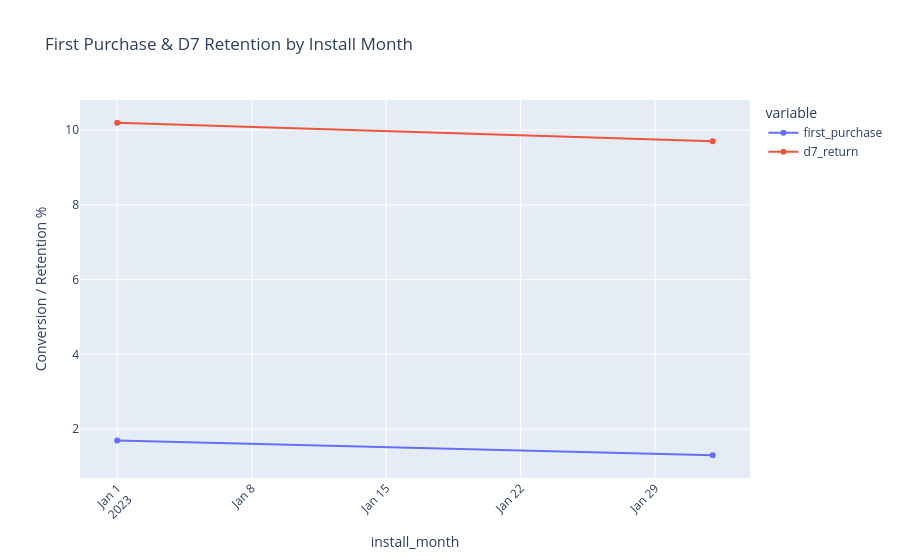

This figure's notebook cell:
### Markdown cell above
#### Monthly cohort funnel comparison

### Code cell
df['install_month'] = df['install_date'].dt.to_period('M')

cohort_funnel = df.groupby('install_month').agg({
    'registered': 'mean',
    'tutorial_completed': 'mean',
    'first_game_played': 'mean',
    'first_purchase': 'mean',
    'd1_return': 'mean',
    'd7_return': 'mean',
    'd30_return': 'mean'
}).reset_index()

# Convert Period to string or datetime for Plotly
cohort_funnel['install_month'] = cohort_funnel['install_month'].astype(str)

# Convert to percentage
for col in cohort_funnel.columns[1:]:
    cohort_funnel[col] = (cohort_funnel[col] * 100).round(1)

print("Monthly cohort conversion rates (%):")
display(cohort_funnel)

# Line chart – First Purchase & D7 retention over time
fig_cohort = px.line(
    cohort_funnel,
    x='install_month',
    y=['first_purchase', 'd7_return'],
    title='First Purchase & D7 Retention by Install Month',
    markers=True
)

fig_cohort.update_layout(
    yaxis_title="Conversion / Retention %",
    height=500,
    xaxis_tickangle=-45
)

fig_cohort.show()

### Figure 1 — Plotly figure (JSON) as saved in the notebook; plotly's stock layout.template omitted (floating-point values rounded to 4 significant figures)
{"data": [{"hovertemplate": "variable=first_purchase<br>install_month=%{x}<br>value=%{y}<extra></extra>", "legendgroup": "first_purchase", "line": {"color": "#636efa", "dash": "solid"}, "marker": {"symbol": "circle"}, "mode": "lines+markers", "name": "first_purchase", "orientation": "v", "showlegend": true, "type": "scatter", "x": ["2023-01", "2023-02"], "xaxis": "x", "y": [1.7, 1.3], "yaxis": "y"}, {"hovertemplate": "variable=d7_return<br>install_month=%{x}<br>value=%{y}<extra></extra>", "legendgroup": "d7_return", "line": {"color": "#EF553B", "dash": "solid"}, "marker": {"symbol": "circle"}, "mode": "lines+markers", "name": "d7_return", "orientation": "v", "showlegend": true, "type": "scatter", "x": ["2023-01", "2023-02"], "xaxis": "x", "y": [10.2, 9.7], "yaxis": "y"}], "layout": {"autosize": true, "legend": {"title": {"text": "variable"}, "tracegroupgap": 0}, "title": {"text": "First Purchase & D7 Retention by Install Month"}, "xaxis": {"anchor": "y", "autorange": true, "domain": [0, 1], "range": ["2022-12-30 02:37:54.4241", "2023-02-02 21:22:05.5759"], "tickangle": -45, "title": {"text": "install_month"}, "type": "date"}, "yaxis": {"anchor": "x", "autorange": true, "domain": [0, 1], "range": [0.6712, 10.83], "title": {"text": "Conversion / Retention %"}, "type": "linear"}}}
